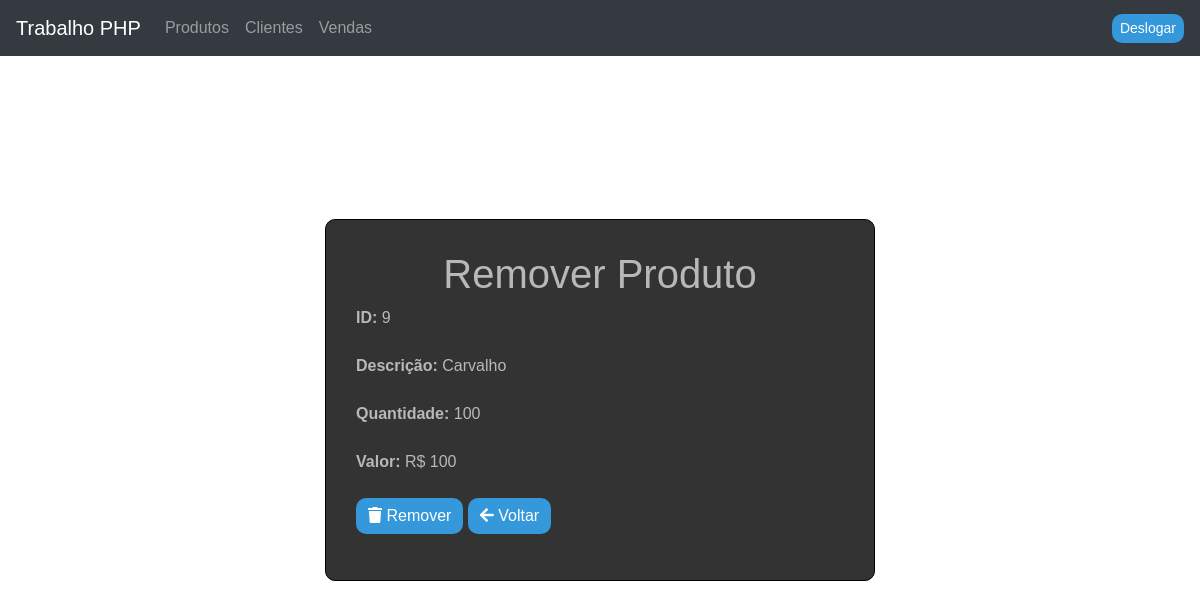
/frmRemProd.php?id=9, run on the app's committed database.
### tables this page shows
CREATE TABLE `produto` (
  `id` int(11) NOT NULL,
  `descricao` varchar(35) NOT NULL,
  `quantidade` float NOT NULL,
  `valor` float NOT NULL
);

### frmRemProd.php (the view, shortened to what this page needs)
<?php
   $id = trim($_REQUEST['id']);
   $rs = mysql_query("SELECT * FROM  produto where id=".$id);
   $linha = mysql_fetch_array($rs);
?>
<html>
    <head>
        <link rel="stylesheet" href="https://maxcdn.bootstrapcdn.com/bootstrap/4.0.0-beta.3/css/bootstrap.min.css">
        <link rel="stylesheet" href="https://use.fontawesome.com/releases/v5.3.1/css/all.css">
        <link rel="stylesheet" href="frmRemProd.css">
    </head>
    <body>
        <nav class="navbar navbar-expand-lg navbar-dark bg-dark">
            <a class="navbar-brand" href="index.php">Trabalho PHP</a>
            <div class="collapse navbar-collapse" id="navbarNavAltMarkup">
                <div class="navbar-nav">
                    <a class="nav-item nav-link" href="lstProd.php">Produtos</a>
                    <a class="nav-item nav-link" href="lstCliente.php">Clientes</a>
                    <a class="nav-item nav-link" href="lstVenda.php">Vendas</a>
                </div>
            </div>
            <form class="form-inline my-2 my-lg-0">
                <input type="button" id="logOut" name="logOut"class="btn btn-outline-success btn-sm" onclick="javascript:location.href='logout.php'" value="Deslogar"></input>
            </form>
        </nav>
        <section class="pagefade" style="display: none">
        <div class="container col-md-8">
            <h1 class="text-center">Remover Produto</h1>
            <form id="frmRemProd" name="frmRemProd" method="POST" action="remProd.php">
                <div class="form-group">
                    <label for="lblId">
                        <span class="font-weight-bold">ID: </span>
                        <span class="font-weight-normal"><?php echo $linha['id']; ?></span>
                    </label>
                </div>
                <div class="form-group">
                    <label for="lblDesc">
                        <span class="font-weight-bold">Descrição: </span>
                        <span class="font-weight-normal"><?php echo $linha['descricao']; ?></span>
                    </label>
                </div>
                <div class="form-group">
                    <label for="lblQtde">
                        <span class="font-weight-bold">Quantidade: </span>
                        <span class="font-weight-normal"><?php echo $linha['quantidade']; ?></span>
                    </label>
                </div>
                <div class="form-group">
                    <label for="lblVal">
                        <span class="font-weight-bold">Valor: </span>
                        <span class="font-weight-normal">R$ <?php echo $linha['valor']; ?></span>
                    </label>
                </div>
                <button name="btRem" id="btRem" class="btn btn-success" type="submit"><i class="fas fa-trash"></i> Remover</button>
                <button name="btBck" id="btBck" class="btn btn-danger" type="button" onclick="javascript:location.href='lstProd.php'"><i class="fas fa-arrow-left" ></i> Voltar</button>
            </form>
        </div>
</section>
    </body>
</html>

### frmRemProd.css (style rules this page uses)
body { background: url(bright-conifer-dawn-1350339.jpg); background-repeat: no-repeat; background-size: 1920px 1080px; margin: 0; padding: 0; font-family: "Montserrat",sans-serif; color: #f1f1f1b3; }
.container { width: 550px; background: #333; position: absolute; top: 50%; left: 50%; padding: 30px; transform: translate(-50%,-50%); border-radius: 10px; border: 0.49px solid #000; }
h1 { color: #f1f1f1b3; }
.btn { background:#3498db; color: white; border: none; border-radius: 10px; }

### data on the page
produto: id "9", descricao "Carvalho", quantidade "100", valor "100"
